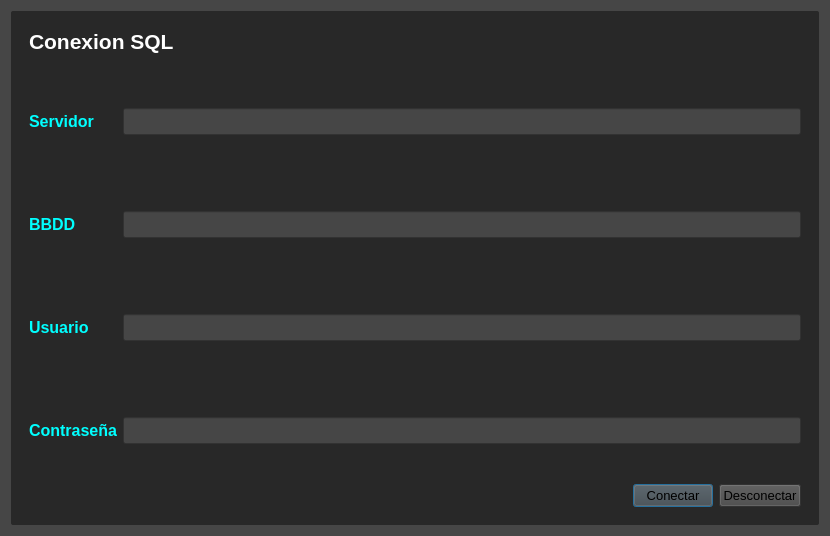
<?xml version="1.0" encoding="UTF-8"?>
<ui version="4.0">
 <class>cp</class>
 <widget class="QDialog" name="cp">
  <property name="geometry">
   <rect>
    <x>0</x>
    <y>0</y>
    <width>830</width>
    <height>536</height>
   </rect>
  </property>
  <property name="sizePolicy">
   <sizepolicy hsizetype="Preferred" vsizetype="Preferred">
    <horstretch>0</horstretch>
    <verstretch>0</verstretch>
   </sizepolicy>
  </property>
  <property name="windowTitle">
   <string>Dialog</string>
  </property>
  <property name="styleSheet">
   <string notr="true">*{
	
	background-color: rgb(70, 70, 70);
}
.QWidget{
	
	background-color: rgb(40, 40, 40);
	border-radius: 2;

}
.QLabel{
	background-color: rgb(40, 40, 40);
	font: bold;
}
QWidget#cp{
	
	background-color: rgb(70, 70, 70);
}

QPushButton#conectarSql:hover{
background-color: orange;
}

QPushButton#desconectarSql:hover{
background-color: orange;
}</string>
  </property>
  <layout class="QGridLayout" name="gridLayout_3">
   <item row="0" column="0">
    <widget class="QWidget" name="cp_1" native="true">
     <layout class="QVBoxLayout" name="verticalLayout_2">
      <item>
       <widget class="QWidget" name="widget_2" native="true">
        <layout class="QGridLayout" name="gridLayout_2">
         <item row="0" column="0">
          <widget class="QLabel" name="label_5">
           <property name="text">
            <string>&lt;html&gt;&lt;head/&gt;&lt;body&gt;&lt;p&gt;&lt;span style=&quot; font-size:16pt; color:#ffffff;&quot;&gt;Conexion SQL&lt;/span&gt;&lt;/p&gt;&lt;/body&gt;&lt;/html&gt;</string>
           </property>
          </widget>
         </item>
        </layout>
       </widget>
      </item>
      <item>
       <widget class="QWidget" name="cp_3" native="true">
        <layout class="QVBoxLayout" name="verticalLayout" stretch="30,1">
         <item>
          <layout class="QGridLayout" name="gridLayout">
           <item row="0" column="0">
            <widget class="QLabel" name="label">
             <property name="text">
              <string>&lt;html&gt;&lt;head/&gt;&lt;body&gt;&lt;p&gt;&lt;span style=&quot; font-size:12pt; color:#00ffff;&quot;&gt;Servidor&lt;/span&gt;&lt;/p&gt;&lt;/body&gt;&lt;/html&gt;</string>
             </property>
            </widget>
           </item>
           <item row="0" column="1">
            <widget class="QLineEdit" name="server">
             <property name="sizePolicy">
              <sizepolicy hsizetype="Expanding" vsizetype="Fixed">
               <horstretch>0</horstretch>
               <verstretch>0</verstretch>
              </sizepolicy>
             </property>
             <property name="font">
              <font>
               <pointsize>12</pointsize>
              </font>
             </property>
             <property name="text">
              <string/>
             </property>
            </widget>
           </item>
           <item row="1" column="1">
            <spacer name="verticalSpacer">
             <property name="orientation">
              <enum>Qt::Vertical</enum>
             </property>
             <property name="sizeType">
              <enum>QSizePolicy::Minimum</enum>
             </property>
             <property name="sizeHint" stdset="0">
              <size>
               <width>20</width>
               <height>40</height>
              </size>
             </property>
            </spacer>
           </item>
           <item row="2" column="0">
            <widget class="QLabel" name="label_2">
             <property name="text">
              <string>&lt;html&gt;&lt;head/&gt;&lt;body&gt;&lt;p&gt;&lt;span style=&quot; font-size:12pt; color:#00ffff;&quot;&gt;BBDD&lt;/span&gt;&lt;/p&gt;&lt;/body&gt;&lt;/html&gt;</string>
             </property>
            </widget>
           </item>
           <item row="2" column="1">
            <widget class="QLineEdit" name="bbdd">
             <property name="font">
              <font>
               <pointsize>12</pointsize>
              </font>
             </property>
            </widget>
           </item>
           <item row="3" column="1">
            <spacer name="verticalSpacer_2">
             <property name="orientation">
              <enum>Qt::Vertical</enum>
             </property>
             <property name="sizeType">
              <enum>QSizePolicy::Minimum</enum>
             </property>
             <property name="sizeHint" stdset="0">
              <size>
               <width>20</width>
               <height>40</height>
              </size>
             </property>
            </spacer>
           </item>
           <item row="4" column="0">
            <widget class="QLabel" name="label_3">
             <property name="text">
              <string>&lt;html&gt;&lt;head/&gt;&lt;body&gt;&lt;p&gt;&lt;span style=&quot; font-size:12pt; color:#00ffff;&quot;&gt;Usuario&lt;/span&gt;&lt;/p&gt;&lt;/body&gt;&lt;/html&gt;</string>
             </property>
            </widget>
           </item>
           <item row="4" column="1">
            <widget class="QLineEdit" name="user">
             <property name="font">
              <font>
               <pointsize>12</pointsize>
              </font>
             </property>
            </widget>
           </item>
           <item row="5" column="1">
            <spacer name="verticalSpacer_3">
             <property name="orientation">
              <enum>Qt::Vertical</enum>
             </property>
             <property name="sizeType">
              <enum>QSizePolicy::Minimum</enum>
             </property>
             <property name="sizeHint" stdset="0">
              <size>
               <width>20</width>
               <height>40</height>
              </size>
             </property>
            </spacer>
           </item>
           <item row="6" column="0">
            <widget class="QLabel" name="label_4">
             <property name="text">
              <string>&lt;html&gt;&lt;head/&gt;&lt;body&gt;&lt;p&gt;&lt;span style=&quot; font-size:12pt; color:#00ffff;&quot;&gt;Contraseña&lt;/span&gt;&lt;/p&gt;&lt;/body&gt;&lt;/html&gt;</string>
             </property>
            </widget>
           </item>
           <item row="6" column="1">
            <widget class="QLineEdit" name="passw">
             <property name="font">
              <font>
               <pointsize>12</pointsize>
              </font>
             </property>
            </widget>
           </item>
          </layout>
         </item>
         <item>
          <layout class="QHBoxLayout" name="horizontalLayout">
           <item>
            <spacer name="horizontalSpacer">
             <property name="orientation">
              <enum>Qt::Horizontal</enum>
             </property>
             <property name="sizeHint" stdset="0">
              <size>
               <width>40</width>
               <height>20</height>
              </size>
             </property>
            </spacer>
           </item>
           <item>
            <widget class="QPushButton" name="conectarSql">
             <property name="font">
              <font>
               <pointsize>10</pointsize>
              </font>
             </property>
             <property name="text">
              <string>Conectar</string>
             </property>
            </widget>
           </item>
           <item>
            <widget class="QPushButton" name="desconectarSql">
             <property name="font">
              <font>
               <pointsize>10</pointsize>
              </font>
             </property>
             <property name="text">
              <string>Desconectar</string>
             </property>
            </widget>
           </item>
          </layout>
         </item>
        </layout>
       </widget>
      </item>
     </layout>
    </widget>
   </item>
  </layout>
 </widget>
 <resources/>
 <connections/>
</ui>
